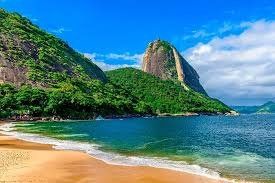
#> input picture projects/project3/imagem_original.jpg, 275 x 183 px, found by its file name
$ python project3pt2.py
#> lines starting #> are read from the running program, lines starting #| are printed output that depends on the picture; after the words box and inside, x2 and y2 are one past the last pixel; in counts of white or black regions, pixels touching at a corner belong together
import cv2
import numpy as np
import matplotlib.pyplot as plt
from skimage import morphology
from skimage import img_as_ubyte, img_as_bool

def aplicar_espessamento(imagem_path):
    """
    Aplica o algoritmo de espessamento (thickening) em uma imagem binária.

    Parâmetros:
    imagem_path (str): Caminho para a imagem de entrada
    num_iteracoes (int): Número de iterações do algoritmo de espessamento

    Retorna:
    tuple: (imagem_original, imagem_binarizada, resultado_espessamento)
    """
    # Carregar a imagem
    imagem = cv2.imread(imagem_path, cv2.IMREAD_GRAYSCALE)
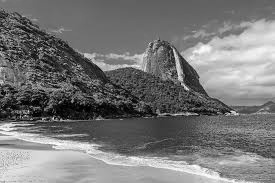
#> imagem: shape (183, 275); min 0, max 255, mean 119

    # Verificar se a imagem foi carregada corretamente
    if imagem is None:
        print(f"Erro ao carregar a imagem: {imagem_path}")
        return None, None, None

    # Binarizar a imagem (converter para preto e branco)
    _, imagem_bin = cv2.threshold(imagem, 127, 255, cv2.THRESH_BINARY)
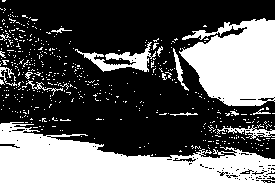
#> imagem_bin: shape (183, 275); 36.6% white; 501 white regions (483 under 20 px), largest, box (x1, y1, x2, y2) and area: (0, 122, 275, 183) 9534, (179, 18, 275, 106) 6001, (75, 42, 156, 72) 796

    # Método: Utilizando scikit-image (que tem o espessamento implementado diretamente)
    # Converter para o formato booleano que o scikit-image espera
    imagem_bool = img_as_bool(imagem_bin)

    # Aplicar o algoritmo de espessamento
    resultado_scikit = morphology.binary_dilation(
        imagem_bool,
        morphology.disk(1)
    )
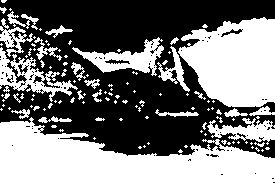
#> resultado_scikit: shape (183, 275) bool; 47.4% white; 118 white regions (88 under 20 px), largest, box (x1, y1, x2, y2) and area: (0, 117, 275, 183) 10673, (178, 17, 275, 107) 6479, (72, 37, 164, 76) 1354

    # Converter de volta para o formato de imagem do OpenCV
    resultado_espessamento = img_as_ubyte(resultado_scikit)


    plt.subplot(221)
    plt.title('Imagem Original')
    plt.imshow(imagem, cmap='gray')
    plt.axis('off')

    plt.subplot(222)
    plt.title('Imagem Binarizada')
    plt.imshow(imagem_bin, cmap='gray')
    plt.axis('off')

    plt.subplot(223)
    plt.title('Espessamento (scikit-image)')
    plt.imshow(resultado_espessamento, cmap='gray')
    plt.axis('off')


    plt.tight_layout()
    plt.show()
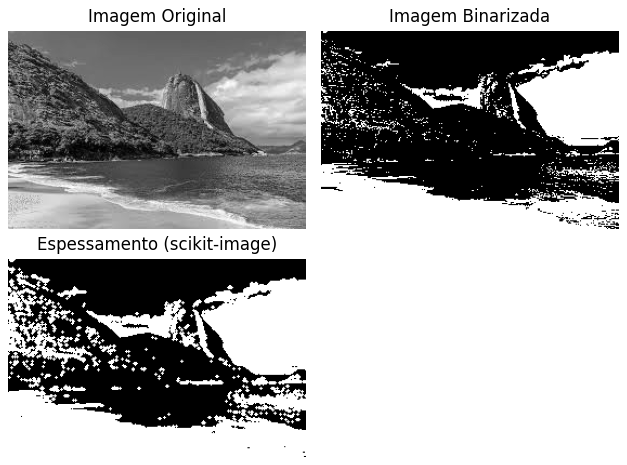
#> figure drawn by matplotlib, 3 panels

    return imagem, imagem_bin, resultado_espessamento

# Exemplo de uso
if __name__ == "__main__":
    # Substitua pelo caminho da sua imagem
    caminho_da_imagem = "/Users/danielsantana/Projects/pdi2ime/projects/project3/imagem_original.jpg"

    # Aplicar o algoritmo com 2 iterações
    imagem_original, imagem_bin, resultado_scikit = aplicar_espessamento(caminho_da_imagem)

    cv2.imwrite("espessamento_scikit.jpg", resultado_scikit)

    # Comparar as diferenças entre os métodos
    if imagem_original is not None:
        plt.figure(figsize=(10, 5))
        plt.subplot(121)
        plt.title('Diferença (Original vs scikit-image)')
        diferenca_scikit = cv2.absdiff(imagem_bin, resultado_scikit)
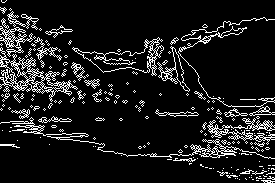
#> diferenca_scikit: shape (183, 275); 10.8% white in thin lines or dots
        plt.imshow(diferenca_scikit, cmap='hot')
        plt.axis('off')

        plt.tight_layout()
        plt.show()
